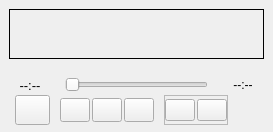
                          <widget class="QFrame" name="frame_container_media">
                           <property name="minimumSize">
                            <size>
                             <width>0</width>
                             <height>0</height>
                            </size>
                           </property>
                           <property name="frameShape">
                            <enum>QFrame::NoFrame</enum>
                           </property>
                           <property name="frameShadow">
                            <enum>QFrame::Raised</enum>
                           </property>
                           <layout class="QVBoxLayout" name="verticalLayout_12">
                            <property name="spacing">
                             <number>5</number>
                            </property>
                            <property name="leftMargin">
                             <number>0</number>
                            </property>
                            <property name="topMargin">
                             <number>0</number>
                            </property>
                            <property name="rightMargin">
                             <number>0</number>
                            </property>
                            <property name="bottomMargin">
                             <number>0</number>
                            </property>
                            <item>
                             <widget class="QScrollArea" name="scrollArea">
                              <property name="statusTip">
                               <string>Window show result image</string>
                              </property>
                              <property name="styleSheet">
                               <string notr="true"/>
                              </property>
                              <property name="frameShape">
                               <enum>QFrame::NoFrame</enum>
                              </property>
                              <property name="widgetResizable">
                               <bool>true</bool>
                              </property>
                              <widget class="QWidget" name="scrollAreaWidgetContents_5">
                               <property name="geometry">
                                <rect>
                                 <x>0</x>
                                 <y>0</y>
                                 <width>838</width>
                                 <height>865</height>
                                </rect>
                               </property>
                               <layout class="QHBoxLayout" name="horizontalLayout_8">
                                <item>
                                 <widget class="QLabel" name="label_result">
                                  <property name="minimumSize">
                                   <size>
                                    <width>0</width>
                                    <height>0</height>
                                   </size>
                                  </property>
                                  <property name="maximumSize">
                                   <size>
                                    <width>700</width>
                                    <height>170</height>
                                   </size>
                                  </property>
                                  <property name="mouseTracking">
                                   <bool>true</bool>
                                  </property>
                                  <property name="frameShape">
                                   <enum>QFrame::Box</enum>
                                  </property>
                                  <property name="text">
                                   <string/>
                                  </property>
                                  <property name="textFormat">
                                   <enum>Qt::RichText</enum>
                                  </property>
                                  <property name="scaledContents">
                                   <bool>true</bool>
                                  </property>
                                  <property name="alignment">
                                   <set>Qt::AlignLeading|Qt::AlignLeft|Qt::AlignTop</set>
                                  </property>
                                 </widget>
                                </item>
                               </layout>
                              </widget>
                             </widget>
                            </item>
                            <item>
                             <widget class="QFrame" name="frame_video_controller">
                              <property name="maximumSize">
                               <size>
                                <width>16777215</width>
                                <height>60</height>
                               </size>
                              </property>
                              <property name="styleSheet">
                               <string notr="true"/>
                              </property>
                              <property name="frameShape">
                               <enum>QFrame::NoFrame</enum>
                              </property>
                              <property name="frameShadow">
                               <enum>QFrame::Raised</enum>
                              </property>
                              <layout class="QHBoxLayout" name="horizontalLayout_18">
                               <property name="spacing">
                                <number>5</number>
                               </property>
                               <property name="leftMargin">
                                <number>0</number>
                               </property>
                               <property name="topMargin">
                                <number>0</number>
                               </property>
                               <property name="rightMargin">
                                <number>0</number>
                               </property>
                               <property name="bottomMargin">
                                <number>5</number>
                               </property>
                               <item>
                                <widget class="QFrame" name="frame_28">
                                 <property name="frameShape">
                                  <enum>QFrame::NoFrame</enum>
                                 </property>
                                 <property name="frameShadow">
                                  <enum>QFrame::Raised</enum>
                                 </property>
                                 <layout class="QVBoxLayout" name="verticalLayout_10">
                                  <property name="spacing">
                                   <number>0</number>
                                  </property>
                                  <property name="leftMargin">
                                   <number>0</number>
                                  </property>
                                  <property name="topMargin">
                                   <number>2</number>
                                  </property>
                                  <property name="rightMargin">
                                   <number>5</number>
                                  </property>
                                  <property name="bottomMargin">
                                   <number>0</number>
                                  </property>
                                  <item>
                                   <widget class="QFrame" name="frame_25">
                                    <property name="minimumSize">
                                     <size>
                                      <width>0</width>
                                      <height>20</height>
                                     </size>
                                    </property>
                                    <property name="maximumSize">
                                     <size>
                                      <width>16777215</width>
                                      <height>20</height>
                                     </size>
                                    </property>
                                    <property name="frameShape">
                                     <enum>QFrame::NoFrame</enum>
                                    </property>
                                    <property name="frameShadow">
                                     <enum>QFrame::Raised</enum>
                                    </property>
                                    <layout class="QHBoxLayout" name="horizontalLayout_19">
                                     <property name="spacing">
                                      <number>10</number>
                                     </property>
                                     <property name="leftMargin">
                                      <number>5</number>
                                     </property>
                                     <property name="topMargin">
                                      <number>0</number>
                                     </property>
                                     <property name="rightMargin">
                                      <number>0</number>
                                     </property>
                                     <property name="bottomMargin">
                                      <number>0</number>
                                     </property>
                                     <item>
                                      <widget class="QLabel" name="label_current_time">
                                       <property name="minimumSize">
                                        <size>
                                         <width>50</width>
                                         <height>0</height>
                                        </size>
                                       </property>
                                       <property name="maximumSize">
                                        <size>
                                         <width>16777215</width>
                                         <height>16777215</height>
                                        </size>
                                       </property>
                                       <property name="font">
                                        <font>
                                         <family>Segoe UI</family>
                                         <pointsize>10</pointsize>
                                         <weight>50</weight>
                                         <italic>false</italic>
                                         <bold>false</bold>
                                        </font>
                                       </property>
                                       <property name="text">
                                        <string>--:--</string>
                                       </property>
                                       <property name="alignment">
                                        <set>Qt::AlignCenter</set>
                                       </property>
                                      </widget>
                                     </item>
                                     <item>
                                      <widget class="QSlider" name="slider_video_time">
                                       <property name="maximum">
                                        <number>100</number>
                                       </property>
                                       <property name="pageStep">
                                        <number>2</number>
                                       </property>
                                       <property name="orientation">
                                        <enum>Qt::Horizontal</enum>
                                       </property>
                                      </widget>
                                     </item>
                                     <item>
                                      <widget class="QLabel" name="label_total_time">
                                       <property name="minimumSize">
                                        <size>
                                         <width>50</width>
                                         <height>0</height>
                                        </size>
                                       </property>
                                       <property name="maximumSize">
                                        <size>
                                         <width>40</width>
                                         <height>20</height>
                                        </size>
                                       </property>
                                       <property name="text">
                                        <string>--:--</string>
                                       </property>
                                       <property name="alignment">
                                        <set>Qt::AlignCenter</set>
                                       </property>
                                      </widget>
                                     </item>
                                    </layout>
                                   </widget>
                                  </item>
                                  <item>
                                   <widget class="QFrame" name="frame_26">
                                    <property name="maximumSize">
                                     <size>
                                      <width>16777215</width>
                                      <height>16777215</height>
                                     </size>
                                    </property>
                                    <property name="frameShape">
                                     <enum>QFrame::NoFrame</enum>
                                    </property>
                                    <property name="frameShadow">
                                     <enum>QFrame::Raised</enum>
                                    </property>
                                    <layout class="QHBoxLayout" name="horizontalLayout_20">
                                     <property name="spacing">
                                      <number>10</number>
                                     </property>
                                     <property name="leftMargin">
                                      <number>15</number>
                                     </property>
                                     <property name="topMargin">
                                      <number>0</number>
                                     </property>
                                     <property name="rightMargin">
                                      <number>0</number>
                                     </property>
                                     <property name="bottomMargin">
                                      <number>2</number>
                                     </property>
                                     <item>
                                      <widget class="QPushButton" name="play_pause_button">
                                       <property name="sizePolicy">
                                        <sizepolicy hsizetype="Preferred" vsizetype="Expanding">
                                         <horstretch>0</horstretch>
                                         <verstretch>0</verstretch>
                                        </sizepolicy>
                                       </property>
                                       <property name="minimumSize">
                                        <size>
                                         <width>0</width>
                                         <height>0</height>
                                        </size>
                                       </property>
                                       <property name="maximumSize">
                                        <size>
                                         <width>35</width>
                                         <height>16777215</height>
                                        </size>
                                       </property>
                                       <property name="toolTip">
                                        <string>Play or Pause video</string>
                                       </property>
                                       <property name="styleSheet">
                                        <string notr="true"/>
                                       </property>
                                       <property name="text">
                                        <string/>
                                       </property>
                                       <property name="iconSize">
                                        <size>
                                         <width>20</width>
                                         <height>20</height>
                                        </size>
                                       </property>
                                       <property name="shortcut">
                                        <string>Space</string>
                                       </property>
                                       <property name="checkable">
                                        <bool>false</bool>
                                       </property>
                                      </widget>
                                     </item>
                                     <item>
                                      <widget class="QFrame" name="horizontalFrame_3">
                                       <property name="maximumSize">
                                        <size>
                                         <width>16777215</width>
                                         <height>16777215</height>
                                        </size>
                                       </property>
                                       <layout class="QHBoxLayout" name="horizontalLayout_3">
                                        <property name="spacing">
                                         <number>2</number>
                                        </property>
                                        <property name="leftMargin">
                                         <number>0</number>
                                        </property>
                                        <property name="topMargin">
                                         <number>3</number>
                                        </property>
                                        <property name="rightMargin">
                                         <number>0</number>
                                        </property>
                                        <property name="bottomMargin">
                                         <number>3</number>
                                        </property>
                                        <item>
                                         <widget class="QPushButton" name="rewind_button">
                                          <property name="sizePolicy">
                                           <sizepolicy hsizetype="Minimum" vsizetype="Expanding">
                                            <horstretch>0</horstretch>
                                            <verstretch>0</verstretch>
                                           </sizepolicy>
                                          </property>
                                          <property name="minimumSize">
                                           <size>
                                            <width>30</width>
                                            <height>0</height>
                                           </size>
                                          </property>
                                          <property name="maximumSize">
                                           <size>
                                            <width>25</width>
                                            <height>16777215</height>
                                           </size>
                                          </property>
                                          <property name="toolTip">
                                           <string>Rewind playback in 5 seconds</string>
                                          </property>
                                          <property name="text">
                                           <string/>
                                          </property>
                                          <property name="iconSize">
                                           <size>
                                            <width>18</width>
                                            <height>18</height>
                                           </size>
                                          </property>
                                          <property name="shortcut">
                                           <string>Left</string>
                                          </property>
                                         </widget>
                                        </item>
                                        <item>
                                         <widget class="QPushButton" name="stop_button">
                                          <property name="sizePolicy">
                                           <sizepolicy hsizetype="Minimum" vsizetype="Expanding">
                                            <horstretch>0</horstretch>
                                            <verstretch>0</verstretch>
                                           </sizepolicy>
                                          </property>
                                          <property name="minimumSize">
                                           <size>
                                            <width>30</width>
                                            <height>0</height>
                                           </size>
                                          </property>
                                          <property name="maximumSize">
                                           <size>
                                            <width>25</width>
                                            <height>16777215</height>
                                           </size>
                                          </property>
                                          <property name="toolTip">
                                           <string>Stop playback</string>
                                          </property>
                                          <property name="text">
                                           <string/>
                                          </property>
                                          <property name="iconSize">
                                           <size>
                                            <width>18</width>
                                            <height>18</height>
                                           </size>
                                          </property>
                                          <property name="shortcut">
                                           <string/>
                                          </property>
                                         </widget>
                                        </item>
                                        <item>
                                         <widget class="QPushButton" name="forward_button">
                                          <property name="sizePolicy">
                                           <sizepolicy hsizetype="Minimum" vsizetype="Expanding">
                                            <horstretch>0</horstretch>
                                            <verstretch>0</verstretch>
                                           </sizepolicy>
                                          </property>
                                          <property name="minimumSize">
                                           <size>
                                            <width>30</width>
                                            <height>0</height>
                                           </size>
                                          </property>
                                          <property name="maximumSize">
                                           <size>
                                            <width>25</width>
                                            <height>16777215</height>
                                           </size>
                                          </property>
                                          <property name="toolTip">
                                           <string>Forward playback in 5 seconds</string>
                                          </property>
                                          <property name="text">
                                           <string/>
                                          </property>
                                          <property name="iconSize">
                                           <size>
                                            <width>18</width>
                                            <height>18</height>
                                           </size>
                                          </property>
                                          <property name="shortcut">
                                           <string>Right</string>
                                          </property>
                                         </widget>
                                        </item>
                                       </layout>
                                      </widget>
                                     </item>
                                     <item>
                                      <widget class="QFrame" name="frame_5">
                                       <property name="minimumSize">
                                        <size>
                                         <width>20</width>
                                         <height>0</height>
                                        </size>
                                       </property>
                                       <property name="frameShape">
                                        <enum>QFrame::StyledPanel</enum>
                                       </property>
                                       <property name="frameShadow">
                                        <enum>QFrame::Raised</enum>
                                       </property>
                                       <layout class="QHBoxLayout" name="horizontalLayout_21">
                                        <property name="spacing">
                                         <number>2</number>
                                        </property>
                                        <property name="leftMargin">
                                         <number>0</number>
                                        </property>
                                        <property name="topMargin">
                                         <number>3</number>
                                        </property>
                                        <property name="rightMargin">
                                         <number>0</number>
                                        </property>
                                        <property name="bottomMargin">
                                         <number>3</number>
                                        </property>
                                        <item>
                                         <widget class="QPushButton" name="screenshoot_button">
                                          <property name="sizePolicy">
                                           <sizepolicy hsizetype="Minimum" vsizetype="Expanding">
                                            <horstretch>0</horstretch>
                                            <verstretch>0</verstretch>
                                           </sizepolicy>
                                          </property>
                                          <property name="minimumSize">
                                           <size>
                                            <width>30</width>
                                            <height>0</height>
                                           </size>
                                          </property>
                                          <property name="maximumSize">
                                           <size>
                                            <width>25</width>
                                            <height>16777215</height>
                                           </size>
                                          </property>
                                          <property name="toolTip">
                                           <string>Screenshoot</string>
                                          </property>
                                          <property name="text">
                                           <string/>
                                          </property>
                                          <property name="iconSize">
                                           <size>
                                            <width>18</width>
                                            <height>18</height>
                                           </size>
                                          </property>
                                         </widget>
                                        </item>
                                        <item>
                                         <widget class="QPushButton" name="record_button">
                                          <property name="sizePolicy">
                                           <sizepolicy hsizetype="Minimum" vsizetype="Expanding">
                                            <horstretch>0</horstretch>
                                            <verstretch>0</verstretch>
                                           </sizepolicy>
                                          </property>
                                          <property name="minimumSize">
                                           <size>
                                            <width>30</width>
                                            <height>0</height>
                                           </size>
                                          </property>
                                          <property name="maximumSize">
                                           <size>
                                            <width>25</width>
                                            <height>16777215</height>
                                           </size>
                                          </property>
                                          <property name="toolTip">
                                           <string>Record video</string>
                                          </property>
                                          <property name="text">
                                           <string/>
                                          </property>
                                          <property name="iconSize">
                                           <size>
                                            <width>18</width>
                                            <height>18</height>
                                           </size>
                                          </property>
                                          <property name="checkable">
                                           <bool>true</bool>
                                          </property>
                                          <property name="checked">
                                           <bool>false</bool>
                                          </property>
                                         </widget>
                                        </item>
                                       </layout>
                                      </widget>
                                     </item>
                                     <item>
                                      <spacer name="horizontalSpacer_3">
                                       <property name="orientation">
                                        <enum>Qt::Horizontal</enum>
                                       </property>
                                       <property name="sizeHint" stdset="0">
                                        <size>
                                         <width>40</width>
                                         <height>20</height>
                                        </size>
                                       </property>
                                      </spacer>
                                     </item>
                                    </layout>
                                   </widget>
                                  </item>
                                 </layout>
                                </widget>
                               </item>
                              </layout>
                             </widget>
                            </item>
                           </layout>
                          </widget>
